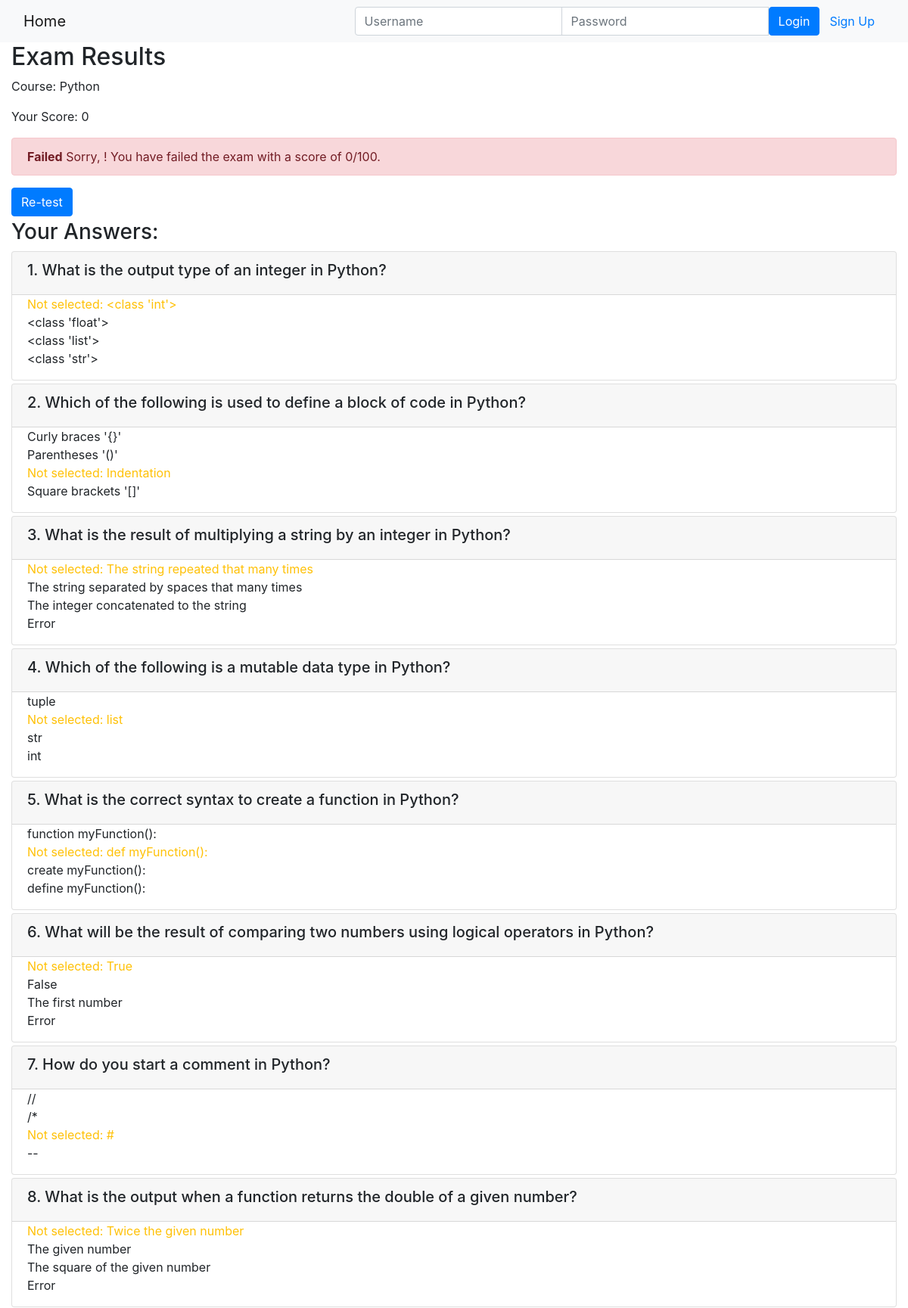
/course/2/submission/2/result/ (upper part), run on the app's committed database.
### onlinecourse/models.py (models this page shows, shortened)
class Course(models.Model):
    name = models.CharField(null=False, max_length=30, default='online course')
    image = models.ImageField(upload_to='course_images/')
    description = models.CharField(max_length=1000)
    pub_date = models.DateField(null=True)
    instructors = models.ManyToManyField(Instructor)
    users = models.ManyToManyField(settings.AUTH_USER_MODEL, through='Enrollment')
    total_enrollment = models.IntegerField(default=0)
    is_enrolled = False

class Question(models.Model):
    course = models.ForeignKey(Course, on_delete=models.CASCADE)
    content = models.CharField(max_length=200)
    grade = models.IntegerField(default=50)

class Choice(models.Model):
    question = models.ForeignKey(Question, on_delete=models.CASCADE)
    content = models.CharField(max_length=200)
    is_correct = models.BooleanField(default=False)

### onlinecourse/views.py (the view)
# urls.py: path('course/<int:course_id>/submission/<int:submission_id>/result/', views.show_exam_result, name="exam_result"),
def show_exam_result(request, course_id, submission_id):
    course = get_object_or_404(Course, pk=course_id)
    submission = get_object_or_404(Submission, pk=submission_id)
    choices = submission.choices.all()
    total_score = sum(choice.question.grade for choice in choices if choice.is_correct)
    context = {
        'course': course,
        'grade': total_score,
        'choices': choices,
    }
    return render(request, 'onlinecourse/exam_result_bootstrap.html', context)

### onlinecourse/templates/onlinecourse/exam_result_bootstrap.html (shortened to what this page needs)
{% extends "base.html" %}
{% block content %}
    <h2>Exam Results</h2>
    <p>Course: {{ course.name }}</p>
    <p>Your Score: {{ grade }}</p>
    {% if grade > 80 %}
    <div class="alert alert-success">
        <b>Congratulations, {{ user.first_name }}!</b> You have passed the exam and completed the course with a score of {{ grade }}/100.
    </div>
    {% else %}
    <div class="alert alert-danger">
        <b>Failed</b> Sorry, {{ user.first_name }}! You have failed the exam with a score of {{ grade }}/100.
    </div>
    <a class="btn btn-primary text-bold" href="{% url 'onlinecourse:exam_page' course.id %}">Re-test</a>
    {% endif %}
    <div class="card-columns-vertical mt-1">
        <h3>Your Answers:</h3>
        {% for question in course.question_set.all %}
        <div class="card mt-1">
            <div class="card-header"><h5>{{ question.content }}</h5></div>
            <div class="form-group">
                {% for choice in question.choice_set.all %}
                <div class="form-check">
                    {% if choice.is_correct and choice in choices %}
                    <div class="text-success">Correct answer: {{ choice.content }}</div>
                    {% elif choice.is_correct and not choice in choices %}
                    <div class="text-warning">Not selected: {{ choice.content }}</div>
                    {% elif not choice.is_correct and choice in choices %}
                    <div class="text-danger">Wrong answer: {{ choice.content }}</div>
                    {% else %}
                    <div>{{ choice.content }}</div>
                    {% endif %}
                </div>
                {% endfor %}
            </div>
        </div>
        {% endfor %}
    </div>
{% endblock %}

### data on the page
Course: name "Python"
Question: content "1. What is the output type of an integer in Python?"
Choice: content "<class 'int'>"
Choice: content "<class 'float'>"
Choice: content "<class 'list'>"
Choice: content "<class 'str'>"
Question: content "2. Which of the following is used to define a block of code in Python?"
Choice: content "Curly braces '{}'"
Choice: content "Parentheses '()'"
Choice: content "Indentation"
Choice: content "Square brackets '[]'"
Question: content "3. What is the result of multiplying a string by an integer in Python?"
Choice: content "The string repeated that many times"
Choice: content "The string separated by spaces that many times"
Choice: content "The integer concatenated to the string"
Choice: content "Error"
Question: content "4. Which of the following is a mutable data type in Python?"
Choice: content "tuple"
Choice: content "list"
Choice: content "str"
Choice: content "int"
Question: content "5. What is the correct syntax to create a function in Python?"
Choice: content "function myFunction():"
Choice: content "def myFunction():"
Choice: content "create myFunction():"
Choice: content "define myFunction():"
Question: content "6. What will be the result of comparing two numbers using logical operators in Python?"
Choice: content "True"
Choice: content "False"
Choice: content "The first number"
Choice: content "Error"
Question: content "7. How do you start a comment in Python?"
Choice: content "//"
Choice: content "/*"
Choice: content "#"
Choice: content "--"
Question: content "8. What is the output when a function returns the double of a given number?"
Choice: content "Twice the given number"
Choice: content "The given number"
Choice: content "The square of the given number"
Choice: content "Error"

### other printed values
{{ grade }} "0"
